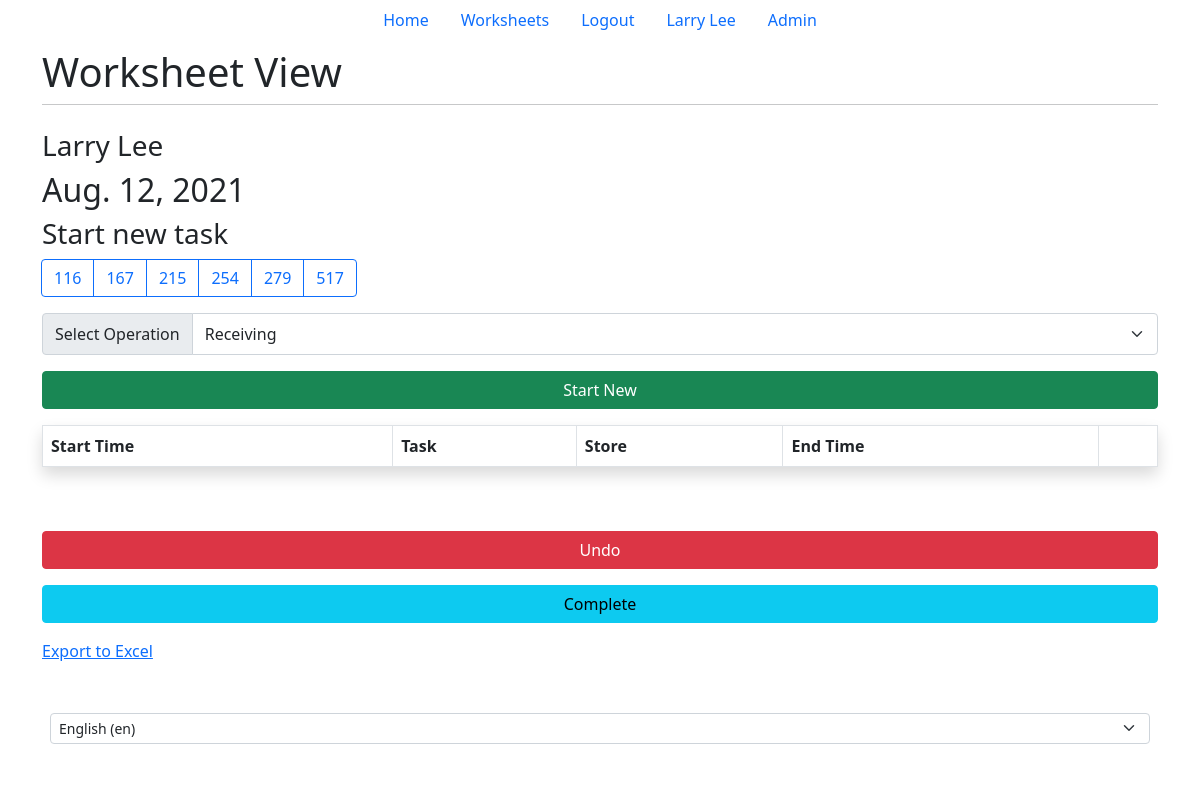
Before: /tracker/25/ (signed in) with the older database file.
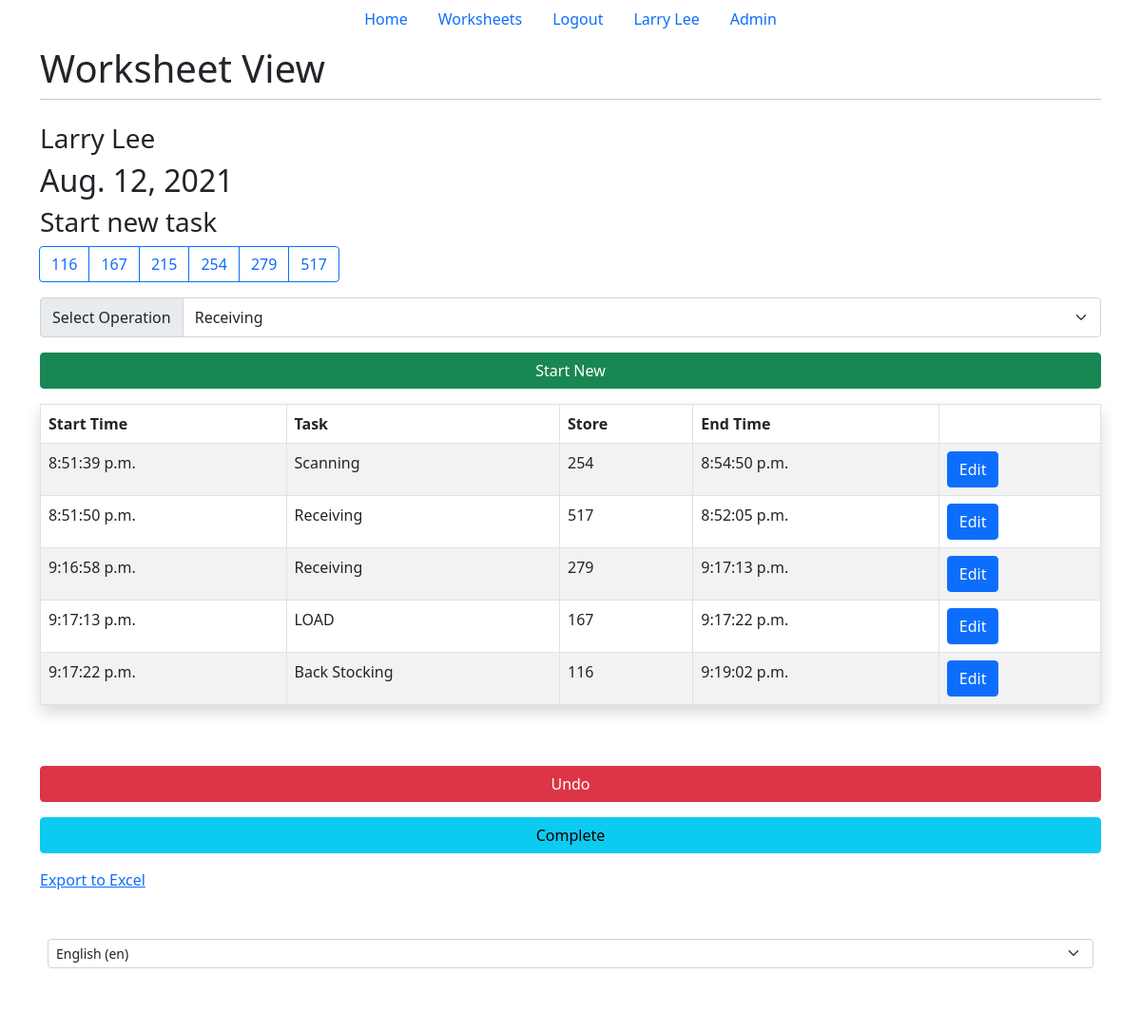
After: the same page with the newer database file.
### main/models.py (models this page shows, shortened)
class Worksheet(models.Model):
    user = models.ForeignKey(
        User,
        on_delete=models.CASCADE,
        related_name="worksheet",
        null=True
    )
    name = models.CharField(max_length=20)
    date = models.DateField(name="date", auto_now_add=True)
    complete = models.BooleanField(db_column="Completed", default=False)
    stores = STORE_CHOICES
    class Meta:
        verbose_name = _("Worksheet")
        verbose_name_plural = _("Worksheets")
    operations = OPERATION_CHOICES

class Entry(models.Model):
    worksheet = models.ForeignKey(Worksheet, on_delete=models.CASCADE)
    start_time = models.TimeField(_("Start Time"))
    operation = models.CharField(
        _("Operation"), choices=OPERATION_CHOICES, max_length=50)
    store = models.IntegerField(_("Store"), choices=STORE_CHOICES, default=116)
    end_time = models.TimeField(_("End time"), null=True, blank=True)
    class Meta:
        verbose_name = _("entry")
        verbose_name_plural = _("entries")
    def __str__(self):
        day = self.worksheet.date.strftime('%A')
        start = self.start_time.strftime('%I:%M:%S %p')
        if self.end_time == None:
            end = "None"
        else:
            end = self.end_time.strftime('%I:%M:%S %p')
        return day + "-" + str(self.store) + "-" + self.operation + "-" + start + "-" + end

### tracker/views.py (the view, shortened to what this page needs)
# urls.py: path('tracker/', include('tracker.urls')),
def tracker(response, id):
    try:
        ws = Worksheet.objects.get(id=id)
    except (Worksheet.DoesNotExist, AttributeError) as e:
        print(e)
        return HttpResponseRedirect('/')
    if (user_can_view(response, ws)):
        response.session['ws'] = id
        return render(response, 'tracker/tracker.html', {"ws": ws})
    return render(response, "worksheets.html", {"ws": ws})

### tracker/views.py (called while the page is built)
def user_can_view(response, ws):
    if response.user.is_superuser:
        return True
    if ws in response.user.worksheet.all():
        return True
    return False

### tracker/templates/tracker/tracker.html (shortened to what this page needs)
{% extends 'base.html' %}
{% load i18n %}
{% block title2 %}{% trans "Worksheet View" %}{% endblock title2 %}
{% block content %}
{% if user.is_authenticated %}
<h3>{{ws.name}}</h3>
<h2>{{ws.date}}</h2>
<h3>{% trans "Start new task" %}</h3>
<div class="d-grid gap-3">
    <form method="post" action="#" , class="form-group">
        <div class="d-grid gap-3">
            <div class="btn-group-lg gap-3 me-1" role="toolbar" aria-label="Toolbar with button groups">
                <div class="btn-group" role="group" aria-label="Basic radio toggle button group">
                    {% for item_number, item_desc in ws.stores %}
                    <label class="btn btn-outline-primary" for="btnradio{{forloop.counter}}">{{item_number}}</label>
                    {% endfor %}
                </div>
            </div>
            <div class="input-group">
                <div class="input-group-text" id="btnGroupAddon">{% trans "Select Operation" %}</div>
                <select class="form-select form-control-lg" name="operation_list" id="mySelect" aria-describedby="btnGroupAddon" required>
                    {% for item_name, item_desc in ws.operations %}
                        <option value="{{ item_name }}">{{item_desc}}</option>
                    {% endfor %}
                </select>
            </div>
            <div class="d-grid gap-3">
                <button class="btn btn-success" type="submit" name="start_new" , value="start_new">{% trans "Start New" %}</button>
            </div>
        </div>
    </form>
    <table class="table table-striped table-hover table-bordered shadow p-3 mb-5 bg-body rounded">
        <thead>
            <tr>
                <th scope="col">{% trans "Start Time" %}</th>
                <th scope="col">{% trans "Task" %}</th>
                <th scope="col">{% trans "Store" %}</th>
                <th scope="col">{% trans "End Time" %}</th>
                <th scope="col"></th>
            </tr>
        </thead>
        <tbody>
            {% for entry in ws.entry_set.all %}
            <tr>
                <td colspan="1">{{entry.start_time}}</td>
                <td colspan="1">{{entry.operation}}</td>
                <td colspan="1">{{entry.store}}</td>
                <td colspan="1">{{entry.end_time}}</td>
                <td colspan="1"><a href="update/{{entry.id}}">
                    <button type="button" class="btn btn-primary">{% trans "Edit" %}</button>
                </a></td>
            </tr>
            {% endfor %}
        </tbody>
    </table>
    <button type="button" class="btn btn-danger" data-bs-toggle="modal" data-bs-target="#undo_button">
        {% trans "Undo" %}
    </button>
    <form method="post" action="#" , class="form-group">
        <div class="d-grid gap-3">
            <button class="btn btn-info" type="submit" name="complete" , value="complete">{% trans "Complete" %}</button>
        </div>
    </form>
    <a href="/export">{% trans "Export to Excel" %}</a>
</div>
{% endif %}
{% endblock content %}

### main/templates/base.html (shortened to what this page needs)
{% load i18n %}
<!DOCTYPE html>
<html lang="en">
	<head>
		{% block bootstrap %}
		<link
			href="https://cdn.jsdelivr.net/npm/bootstrap@5.0.2/dist/css/bootstrap.min.css"
			rel="stylesheet"
		/>
		{% endblock bootstrap %}
	</head>
	<body>
		{% block nav %}
		<ul class="nav justify-content-center">
			<li class="nav-item">
				<a class="nav-link" href="/">{% trans "Home" %}</a>
			</li>
			{% if user.is_authenticated %}
			<li class="nav-item">
				<a class="nav-link" href="/worksheets/">{% trans "Worksheets" %}</a>
			</li>
			<li class="nav-item">
				<a class="nav-link" href="/logout/">{% trans "Logout" %}</a>
			</li>
			<li>
				<a class="nav-link">{{user.first_name}} {{user.last_name}}</a>
			</li>
			{% if user.is_superuser %}
			<li class="nav-item">
				<a class="nav-link" href="/admin/">{% trans "Admin" %}</a>
			</li>
			{% endif %} {% endif %}
		</ul>
		{% endblock nav %}
		<div class="wrapper container" id="content" , name="content" , class="main">
			<div class="row justify-content-center">
				<div class="col-12">
					<h1 class="mt-2">
						{% block title2 %}Task Tracker{% endblock title2 %}
					</h1>
					<hr class="mt-0 mb-4" />
					{% block content %}  {% endblock content %}
				</div>
			</div>
		</div>
		{% block foot %}
		<footer class="mt-auto">
			<div class="footerWrap">
				<div class="footer">
					<div class="footerContent">
						<form action="{% url 'set_language' %}" method="post">{% csrf_token %}
							<select name="language" onchange="this.form.submit()" class="form-select form-select-sm mb-3" aria-label=".form-select-lg example">
									{% get_current_language as LANGUAGE_CODE %}
									{% get_available_languages as LANGUAGES %}
									{% get_language_info_list for LANGUAGES as languages %}
									{% for language in languages %}
											<option value="{{ language.code }}"{% if language.code == LANGUAGE_CODE %} selected{% endif %}>
													{{ language.name_local }} ({{ language.code }})
											</option>
									{% endfor %}
							</select>
					</form>
					</div>
				</div>
		</div>
		</footer>
		{% endblock foot %}
	</body>
</html>

### main/templates/base.html (style rules this page uses)
footer { background: rgba(10, 0, 0, 0.055); bottom: 0px; width: 100%; text-align: center; }
.footerWrap { width:100%; }
.footer { width: 100%; margin:auto; }
.footerContent { float:left; width:100%; background: rgb(255, 255, 255); padding:50px 50px; }
html, body { max-width: 100%; overflow-x: hidden; }

Changed rows visible on the page:
added Entry: start_time "8:51:39 p.m.", operation "Scanning", store "254", end_time "8:54:50 p.m."
added Entry: start_time "8:51:50 p.m.", operation "Receiving", store "517", end_time "8:52:05 p.m."
added Entry: start_time "9:16:58 p.m.", operation "Receiving", store "279", end_time "9:17:13 p.m."
added Entry: start_time "9:17:13 p.m.", operation "LOAD", store "167", end_time "9:17:22 p.m."
added Entry: start_time "9:17:22 p.m.", operation "Back Stocking", store "116", end_time "9:19:02 p.m."
